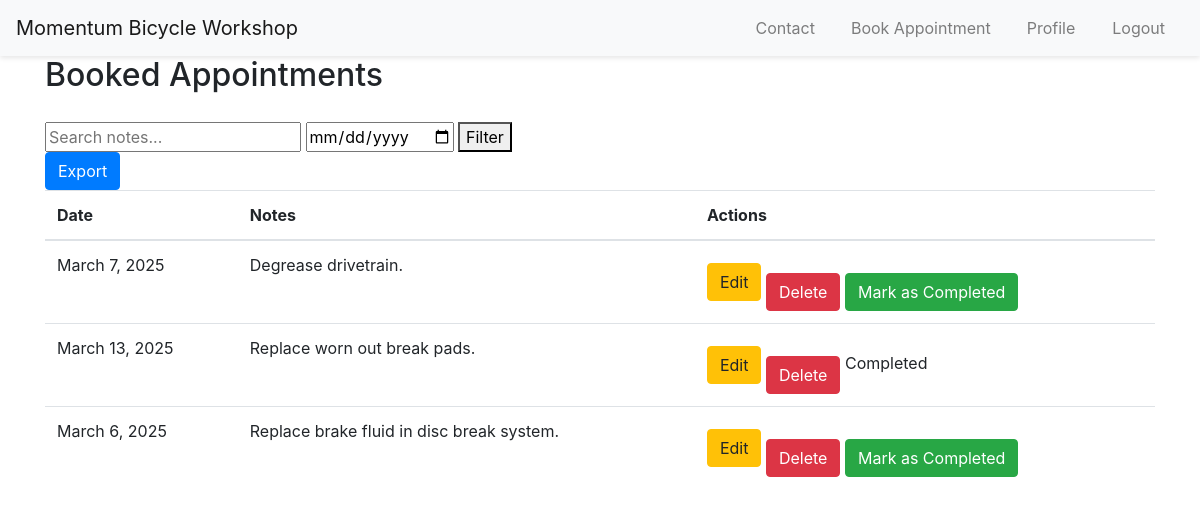
Before: /owner/dashboard/ (signed in) with the older database file.
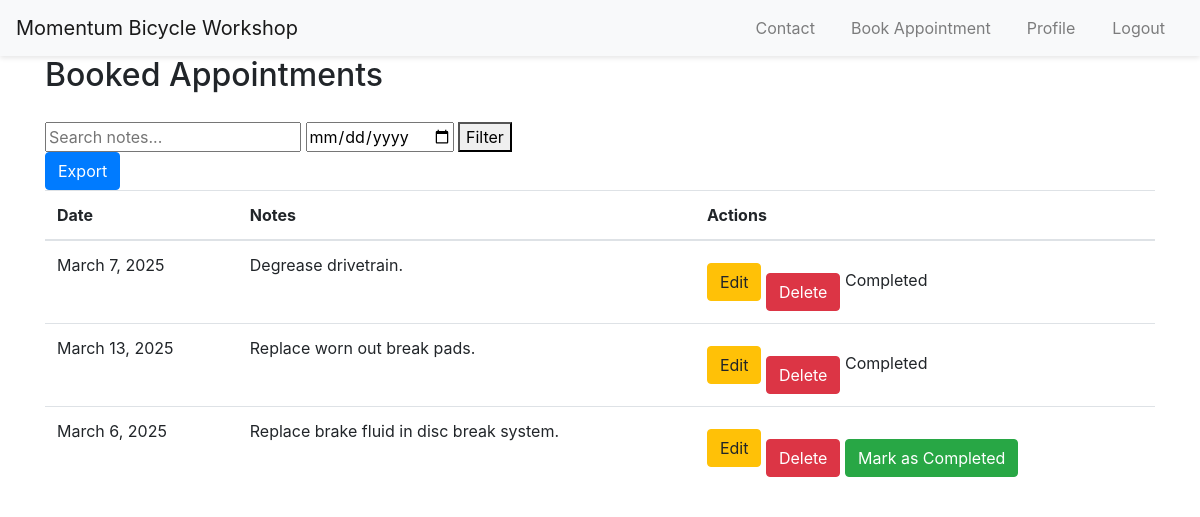
After: the same page with the newer database file.
### myapp/models.py (models this page shows, shortened)
class Appointment(models.Model):
    user = models.ForeignKey(
        User, on_delete=models.CASCADE
    )  # Associate the appointment with a user
    date = models.DateField()
    time = models.TimeField()
    description = models.TextField(blank=True)  # Allowing blank descriptions
    photo = models.ImageField(upload_to="photos/", blank=True, null=True)
    completed = models.BooleanField(default=False)
    notified = models.BooleanField(default=False)
    class Meta:
        unique_together = (
            "user",
            "date",
        )

### myapp/views.py (the view)
class OwnerDashboardView(LoginRequiredMixin, TemplateView):
    template_name = "myapp/owner_dashboard.html"
    def get(self, request):
        appointments = Appointment.objects.all()
        date_filter = request.GET.get("date")
        if date_filter:
            appointments = appointments.filter(date=date_filter)
        search_query = request.GET.get("search")
        if search_query:
            appointments = appointments.filter(description__icontains=search_query)
        return render(request, self.template_name, {"appointments": appointments})

### myapp/templates/myapp/owner_dashboard.html (shortened to what this page needs)
{% extends "myapp/base.html" %}
{% block content %}
<h2>Booked Appointments</h2>
<form method="GET" action="{% url 'owner_dashboard' %}">
  <input type="text" name="search" placeholder="Search notes..." />
  <input type="date" name="date" />
  <button type="submit">Filter</button>
</form>
<a href="{% url 'export_appointments' %}" class="btn btn-primary">Export</a>
<table class="table">
  <thead>
    <tr>
      <th>Date</th>
      <th>Notes</th>
      <th>Actions</th>
    </tr>
  </thead>
  <tbody>
    {% for appointment in appointments %}
    <tr>
      <td>{{ appointment.date }}</td>
      <td>{{ appointment.description }}</td>
      <td>
        <a href="{% url 'edit_appointment' appointment.id %}" class="btn btn-warning">Edit</a>
        <form method="POST" action="{% url 'delete_appointment' appointment.id %}" style="display: inline">
          <button type="submit" class="btn btn-danger">Delete</button>
        </form>
        {% if not appointment.completed %}
        <form method="POST" action="{% url 'mark_completed' appointment.id %}" style="display: inline">
          <button type="submit" class="btn btn-success">
            Mark as Completed
          </button>
        </form>
        {% else %}
        <span>Completed</span>
        {% endif %}
      </td>
    </tr>
    {% endfor %}
  </tbody>
</table>
{% endblock %}

Changed rows visible on the page:
changed Appointment "March 7, 2025": completed "Mark as Completed" → "Completed"
